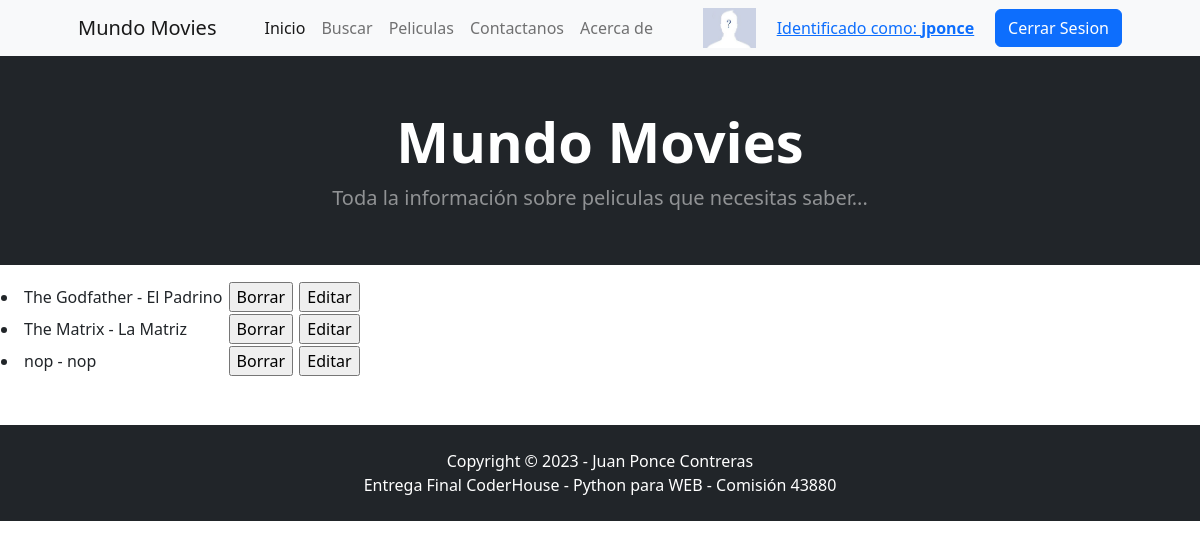
The app's page /AppF/lista-movies/ (signed in), older data.
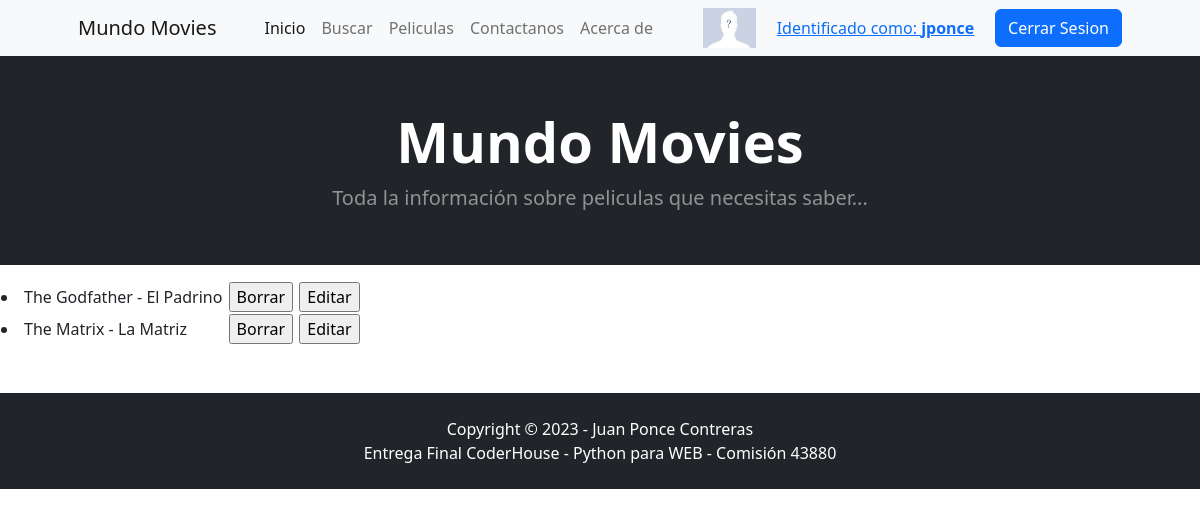
The same page, newer data.
### AppF/models.py (models this page shows)
class Movie(models.Model):
    nombre    = models.CharField(max_length=100, verbose_name='Titulo de la pelicula')
    nombre_tr = models.CharField(max_length=100, verbose_name='Titulo (Traduccion)')
    descrip   = models.TextField(verbose_name='Descripción / Resumen')
    fecha_est = models.DateField(verbose_name='Fecha de estreno')
    imagen    = models.ImageField(verbose_name='Portada', upload_to='images', blank=True, null=True)
    def __str__(self):
        return f'{self.nombre} - {self.nombre_tr}'
    class Meta():
        ordering = ('nombre','nombre_tr')
        unique_together = ('nombre',)

### AppF/views.py (the view)
# urls.py: path('lista-movies/', listaMovies, name='listaMovies'),
def listaMovies(req):
    movies = Movie.objects.all()
    return render(req, "listaMovies.html", {"movies": movies})

### AppF/templates/listaMovies.html
{% extends 'base.html' %}
{% block cuerpo %}
{% if movies %}
<table border="0">
	<ul>
		{% for movie in movies %}
			<tr>
				<td><li>{{movie}}</li></td>
				<td>
					<form action="{% url 'borraMovie' movie.id %}" method="POST">{% csrf_token %}
						&nbsp;<input type="submit" value="Borrar">
					</form>
				</td>
				<td>
					<form action="{% url 'editaMovie' movie.id %}" method="GET">{% csrf_token %}
						&nbsp;<input type="submit" value="Editar">
					</form>
				</td>
			<tr>
		{% endfor %}
	</ul>
</table>
{% else %}
	<br>
	<h1>No hay peliculas aun</h1>
{% endif %}
<br><br>
{% endblock cuerpo %}

### AppF/templates/base.html (shortened to what this page needs)
<!DOCTYPE html>
<html lang="en">
    <head>
		{% load static %}
        <link href="https://cdn.jsdelivr.net/npm/bootstrap-icons@1.5.0/font/bootstrap-icons.css" rel="stylesheet" />
		<link href="{% static 'css/styles.css' %}" rel="stylesheet" />
    </head>
    <body>
		{% include 'navbar.html' %}
		{% include 'header.html' %}
		{% block cuerpo %}
		{% endblock cuerpo %}
		{% include 'footer.html' %}
    </body>
</html>

### AppF/templates/navbar.html (shortened to what this page needs)
        <nav class="navbar navbar-expand-lg navbar-light bg-light">
            <div class="container px-4 px-lg-5">
                <a class="navbar-brand" href="#!">Mundo Movies</a>
                <div class="collapse navbar-collapse" id="navbarSupportedContent">
                    <ul class="navbar-nav me-auto mb-2 mb-lg-0 ms-lg-4">
                        <li class="nav-item"><a class="nav-link active" aria-current="page" href="{% url 'Inicio' %}">Inicio</a></li>
						<li class="nav-item"><a class="nav-link" aria-current="page" href="{% url 'busquedaMovie' %}">Buscar</a></li>
						<li class="nav-item"><a class="nav-link" aria-current="page" href="{% url 'movieList' %}">Peliculas</a></li>
                        <li class="nav-item"><a class="nav-link" aria-current="page" href="{% url 'Contactanos' %}">Contactanos</a></li>
						<li class="nav-item"><a class="nav-link" aria-current="page" href="{% url 'Acerca' %}">Acerca de</a></li>
                    </ul>
					{% if user.is_authenticated %}
						<div>
						<a href="{% url 'editarAvatar' %}">
						{% if url_avatar %}
							<img src="{{url_avatar}}" alt="avatar" height="40px">
						{% else %}
							{% load static %}
							<img src="{% static 'img/no_profile.jpg' %}" alt="avatar" height="40px">
						{% endif %}
						</a>
						</div>
						<a href="{% url 'editarPerfil' %}">
						<div class="nav-item">Identificado como: <B>{{user.username}}</B></div>
						</a>
						<a class="btn btn-primary" href="{% url 'doLogout' %}">Cerrar Sesion</a>
					{% else %}
						<a class="btn btn-primary" href="{% url 'doLogin' %}">Iniciar Sesion</a>
					{% endif %}
                </div>
            </div>
        </nav>

### AppF/templates/header.html
        <header class="bg-dark py-1">
            <div class="container px-4 px-lg-5 my-5">
                <div class="text-center text-white">
                    <h1 class="display-4 fw-bolder">Mundo Movies</h1>
                    <p class="lead fw-normal text-white-50 mb-0">Toda la información sobre peliculas que necesitas saber...</p>
                </div>
            </div>
        </header>

### AppF/templates/footer.html
        <footer class="py-4 bg-dark">
            <div class="container"><p class="m-0 text-center text-white">Copyright &copy; 2023 - Juan Ponce Contreras</p></div>
			<div class="container"><p class="m-0 text-center text-white">Entrega Final CoderHouse - Python para WEB - Comisión 43880</p></div>
        </footer>

Row changes from the older to the newer data that the page shows:
removed Movie: nombre+nombre_tr "nop - nop"
